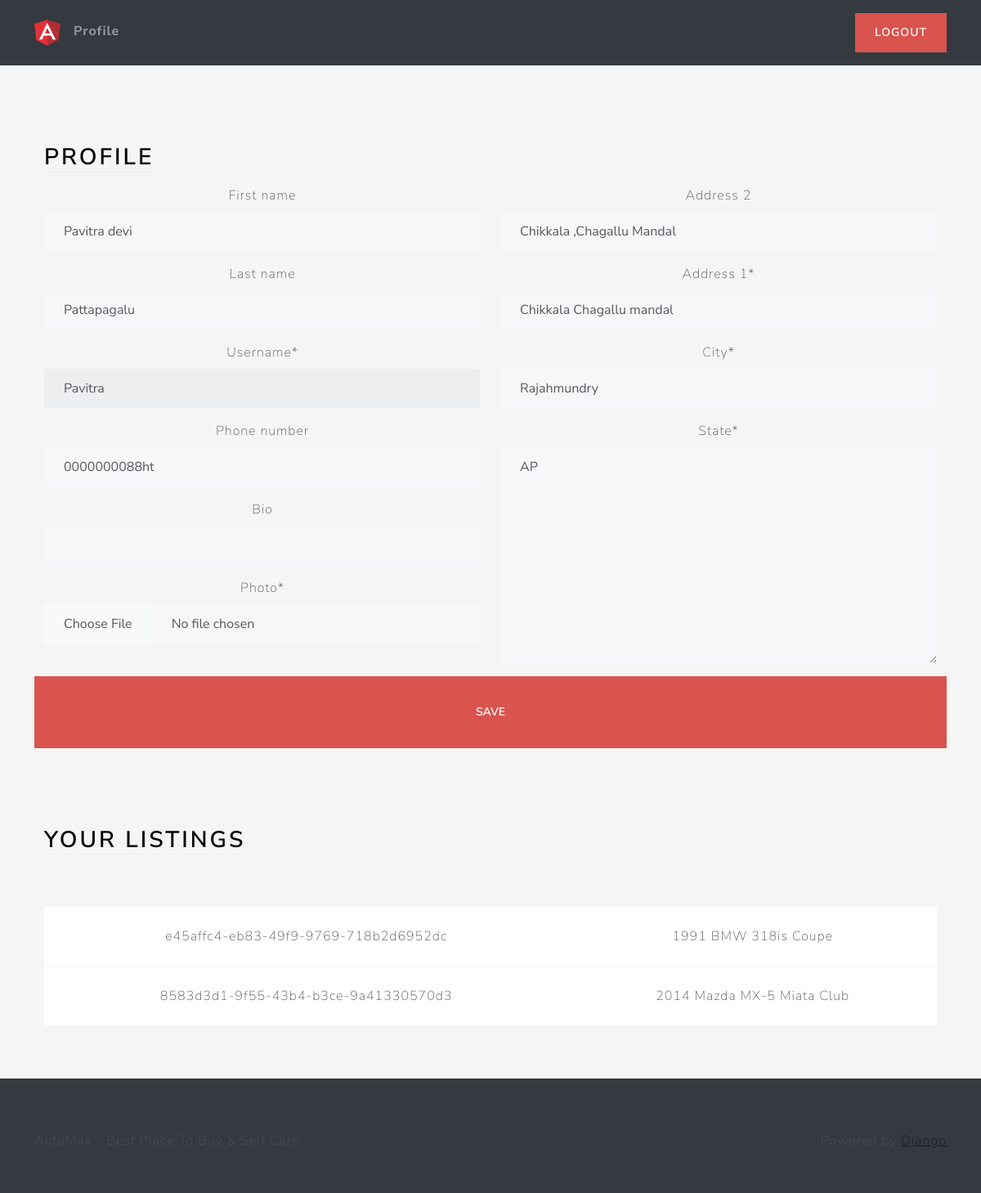
/profile/ (signed in), run on the app's committed database.
### users/models.py (models this page shows, shortened)
class Profile(models.Model):
    user = models.OneToOneField(User,on_delete = models.CASCADE)
    photo = models.ImageField(upload_to=user_directory_path,null=True)
    bio = models.CharField(max_length=200,blank=True)
    phone_number=models.CharField(max_length=12,blank=True)
    location = models.OneToOneField(Location, on_delete=models.SET_NULL,null=True)

class Location(models.Model):
    address_1 = models.CharField(max_length=200,blank=True)
    address_2 = models.CharField(max_length=200,blank=True)
    city = models.CharField(max_length=64)
    state = INStateField()

### main/models.py (models this page shows, shortened)
class Listing(models.Model):
    id = models.UUIDField(
            primary_key= True , default= uuid.uuid4, unique = True, editable =False)
    created_at = models.DateTimeField(auto_now_add=True)
    updated_at = models.DateTimeField(auto_now=True)
    seller = models.ForeignKey(Profile, on_delete= models.CASCADE)
    brand = models.CharField(max_length=24, choices = CAR_BRANDS , default= None)
    model = models.CharField(max_length=64)
    mileage = models.IntegerField(default = 0)
    color = models.CharField(max_length=24)
    description = models.TextField()
    engine = models.CharField(max_length=24)
    transmission = models.CharField(max_length=24, choices= TRANSMISSION_OPTIONS,default=None)
    location = models.OneToOneField(Location,on_delete=models.SET_NULL, null=True)
    image = models.ImageField(upload_to=user_listing_path)

### users/views.py (the view, shortened to what this page needs)
# urls.py: path('profile/',views.ProfileView.as_view(),name='profile'),
@method_decorator(login_required,name='dispatch')
class ProfileView(View):
    def get(self,request):
        user_listings = Listing.objects.filter(seller=request.user.profile)
        user_liked_listings = LikedListing.objects.filter(profile=request.user.profile).all()
        user_form = UserForm(instance=request.user)
        profile_form = ProfileForm(instance=request.user.profile)
        location_form = LocationForm(instance=request.user.profile.location)
        return render(request,'users/profile.html',
                      {'user_form':user_form,'profile_form':profile_form,
                       'location_form':location_form,"user_listings":user_listings,
                       'user_liked_listings':user_liked_listings})

### users/forms.py
class UserForm(forms.ModelForm):
    username = forms.CharField(disabled=True)
    class Meta:
        model = User
        fields ={'username','first_name','last_name'}

class ProfileForm(forms.ModelForm):
    photo = forms.ImageField(widget=CustomerPictureImageFieldWidget)
    bio = forms.TextInput()
    class Meta:
        model = Profile
        fields = {'photo','bio','phone_number'}

### users/templates/users/profile.html (shortened to what this page needs)
{% extends 'base/base.html' %}
{% load static %}
{% load crispy_forms_tags %}
{% block 'body' %}
<div class="container-fluid text-center py-5">
    <div class="container px-4 py-5" id="hanging-icons">
        <div class="row g-4">
            <div class="col d-flex align-items-start">
                <div>
                    <h2 class="mb-3 border-bottom" style="color: black">Profile</h2>
                </div>
            </div>
        </div>
        <form action="" method="post" enctype="multipart/form-data">
            <div class="row">
                <div class="col-6">
                    {{user_form|crispy}}
                    {{profile_form|crispy}}
                </div>
                <div class="col-6">
                    {{location_form|crispy}}
                </div>
                <br>
                <button class="btn btn-lg btn-danger" type="submit" value="Submit">Save</button>
            </div>
        </form>
    </div>
    <div class="container px-4">
        <div class="row g-4 py-5">
            <div class="col d-flex align-items-start">
                <div>
                    <h2 class="mb-3 border-bottom" style="color: black">Your Listings</h2>
                </div>
            </div>
        </div>
        <table class="table table-hover">
            <tbody>
                {% for listing in user_listings %}
                <tr>
                    <td>{{ listing.id }}</td>
                    <td>{{listing.model }}</td>
                </tr>
                {% endfor %}
            </tbody>
        </table>
    </div>
</div>
{% endblock %}

### main/static/css/style.css (style rules this page uses)
html, body { height: 100%; }
body { align-items: center; padding-bottom: 40px; background-color: #f5f5f5; }
.h2, h2 { color: white; }

### data on the page
Profile: phone_number "0000000088ht"
Location: address_2 "Chikkala ,Chagallu Mandal", address_1 "Chikkala Chagallu mandal", city "Rajahmundry", state "AP"
Listing: id "e45affc4-eb83-49f9-9769-718b2d6952dc", model "1991 BMW 318is Coupe"
Listing: id "8583d3d1-9f55-43b4-b3ce-9a41330570d3", model "2014 Mazda MX-5 Miata Club"
